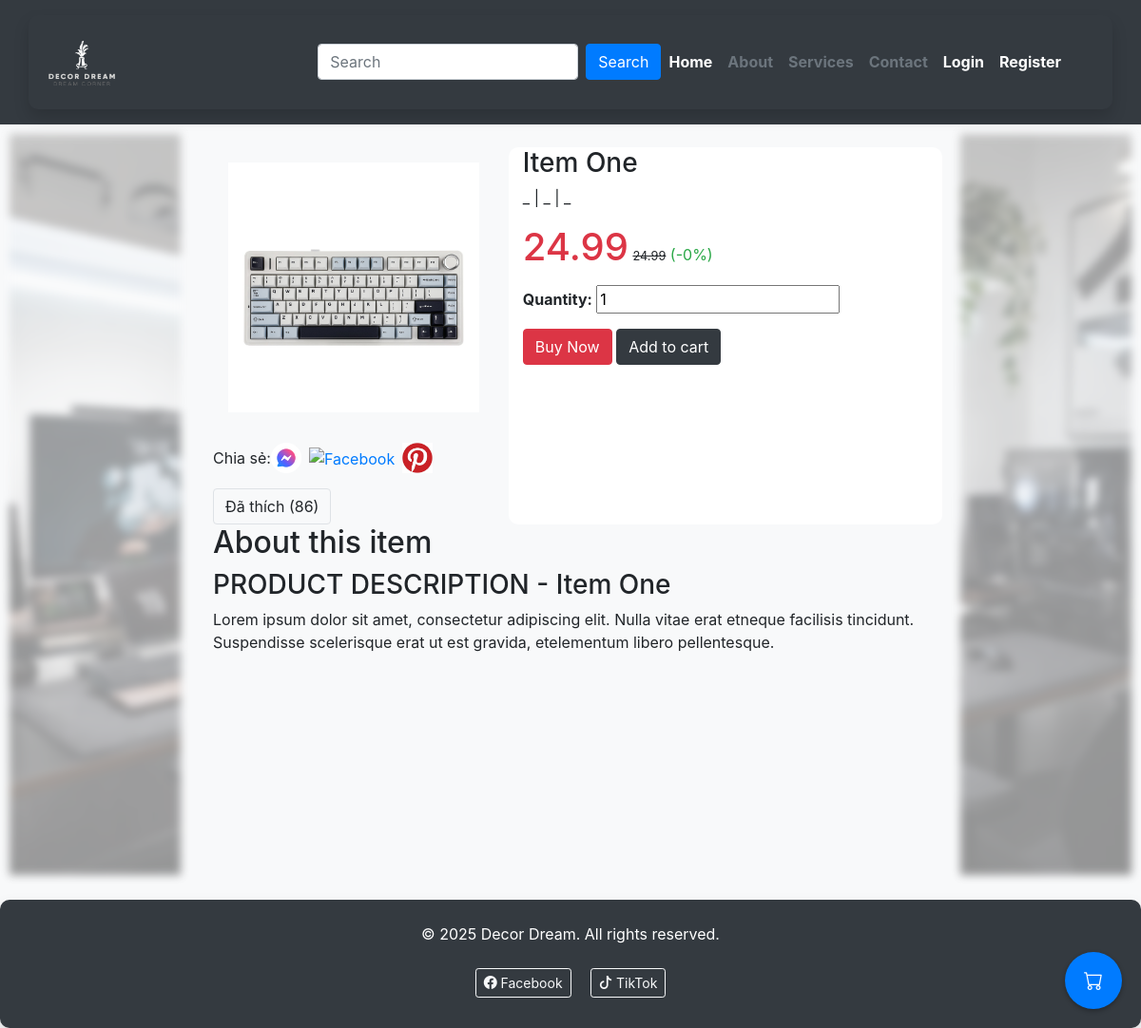
The page /1 on the database its author committed.
### shop/models.py (models this page shows, shortened)
class Product(models.Model):
    name = models.CharField(max_length = 200)
    price = models.DecimalField(max_digits=10, decimal_places=2)
    description = models.TextField(blank=True, null=True)
    def image_url(self):
        return f"images\category\products\product_{self.id}.jpg"

### shop/views.py (the view)
# urls.py: path("<int:product_id>", views.product, name="product"),
def product(request, product_id):
    _product= Product.objects.get(pk=product_id)
    return render(request, "shop/product.html", {
        "product": _product,
    })

### shop/templates/shop/product.html (shortened to what this page needs)
{%extends 'shop/layout.html'%}
{%load static%}
{%block section%}
<div class="container-fluid">
    <div class="row">
        <div class="col-lg-2 col-xl-2 d-none d-lg-block sidebar">
            <img src="{%static 'images/category/bg_body - Copy.jpg'%}" class="img-fluid" alt="Left Sidebar">
        </div>
        <div class="item col-xl-8 col-lg-8 col-md-12 col-sm-12 p-4">
            <div class="row">
                <div class="col-md-5">
                    <div id="carouselExampleIndicators" class="carousel slide col-12 p-3" data-ride="carousel">
                        <div class="carousel-inner">
                            <div class="carousel-item active">
                                <img class="d-block w-100" src="{% static product.image_url%}" alt="First slide">
                            </div>
                        </div>
                        <a class="carousel-control-prev" href="#carouselExampleIndicators" role="button"
                            data-slide="prev">
                            <span class="carousel-control-prev-icon" aria-hidden="true"></span>
                        </a>
                        <a class="carousel-control-next" href="#carouselExampleIndicators" role="button"
                            data-slide="next">
                            <span class="carousel-control-next-icon" aria-hidden="true"></span>
                        </a>
                    </div>
                    <div class="mt-3 d-flex align-items-center">
                        <span class="me-2">Chia sẻ:</span>
                        <a class="Vo8Ebs" href="https://www.messenger.com/" target="_blank">
                            <img src="{%static 'images/category/messenger_logo.webp'%}" alt="Messenger" width="32">
                        </a>
                        <a class="Vo8Ebs" href="https://www.facebook.com/" target="_blank">
                            <img src="{%static 'images/category/facebook_logo.webp'%}" alt="Facebook" width="32">
                        </a>
                        <a class="Vo8Ebs" href="https://www.pinterest.com/" target="_blank">
                            <img src="{%static 'images/category/pinterest_logo.jpg'%}" alt="Pinterest" width="32">
                        </a>
                    </div>
                    <div class="mt-3 d-flex align-items-center">
                        <button class="btn btn-light border">
                             Đã thích (86)
                        </button>
                    </div>
                </div>
                <div class="container col-md-7">
                    <h3>{{product.name}}</h3>
                    <p>_ | _ | _</p>
                    <p>
                        <span class="text-danger h1">{{product.price}}</span>
                        <small><del>{{product.price}}</del></small>
                        <span class="text-success">(-0%)</span>
                    </p>
                    <p>
                        <strong>Quantity:</strong>
                        <input type="number" value="1" min="1" class="form-control-inline w-2">
                    </p>
                    <button class="btn btn-danger">Buy Now</button>
                    <button class="btn btn-dark">Add to cart</button>
                </div>
                <div class="h2 col-12"> About this item</div>
                <div class="h3 col-12">PRODUCT DESCRIPTION - {{product.name}}</div>
                <div class="col-12 product-description">
                    <p>{{ product.description }}</p>
                </div>
            </div>
        </div>
        <div class="col-lg-2 col-xl-2 d-none d-lg-block sidebar">
            <img src="{%static 'images/category/bg_body.jpg'%}" class="img-fluid" alt="Right Sidebar">
        </div>
    </div>
</div>
{%endblock%}

### shop/templates/shop/layout.html (style rules this page uses)
.sidebar { display: flex; justify-content: center; align-items: center; height: 100vh; background-color: transparent; padding: 10px; }
.container { background-color: white; border-radius: 10px; }
.sidebar { position: sticky; top: 100px; height: 100vh; overflow-y: auto; }
.sidebar img { width: 100%; height: 100%; object-fit: cover; opacity: 0.4; filter: blur(5px); }

### shop/templates/shop/product.html (style rules this page uses)
.sidebar { display: flex; justify-content: center; align-items: center; height: 100vh; background-color: transparent; padding: 10px; }
.container { background-color: white; border-radius: 10px; }
.sidebar { position: sticky; top: 100px; height: 100vh; overflow-y: auto; }
.sidebar img { width: 100%; height: 100%; object-fit: cover; opacity: 0.4; filter: blur(5px); }
body { background-color: #f8f9fa; }
.Vo8Ebs { margin-right: 8px; }

### rows shown on the page
Product: name "Item One", price "24.99", description "Lorem ipsum dolor sit amet, consectetur adipiscing elit. Nulla vitae erat etneque facilisis tincidunt. Suspendisse scelerisque erat ut est gravida, etelementum libero pellentesque."
